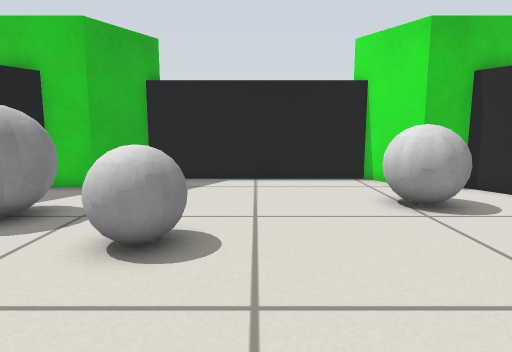
View 1 (above)

16 first-person views from a walk through a robot-simulator world made for Gazebo. The camera is 0.5 m above the floor, tilts 8° down and sees 75° across. The floor is counted in squares, 0.25 m on a side. Each view is taken from the middle of a square. On the plan, view 1 faces up. The plan holds only what a view shows up to about 18 squares ahead; the rest is blank. The place goes on beyond the plan. The robots in the file are not drawn.

View 2
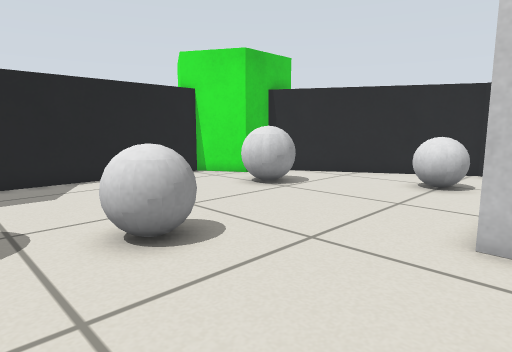

View 3
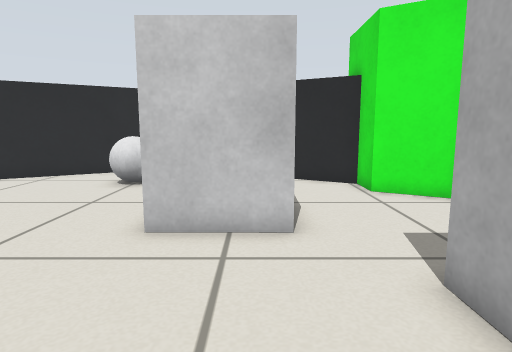

View 4
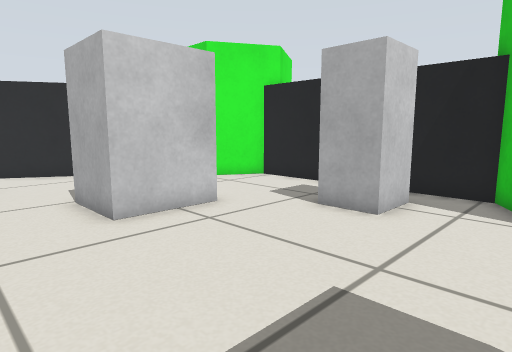

View 5
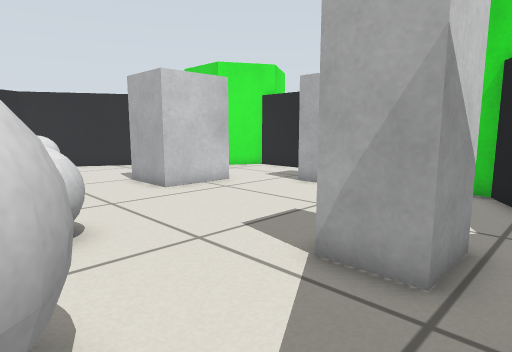

View 6
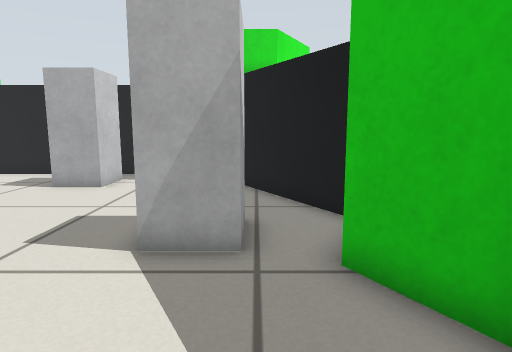

View 7
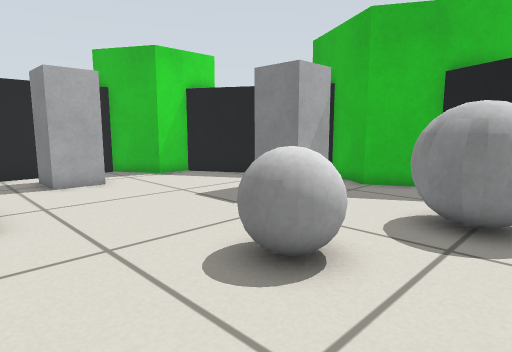

View 8
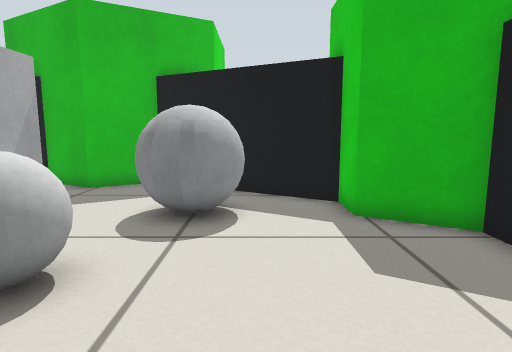

View 9
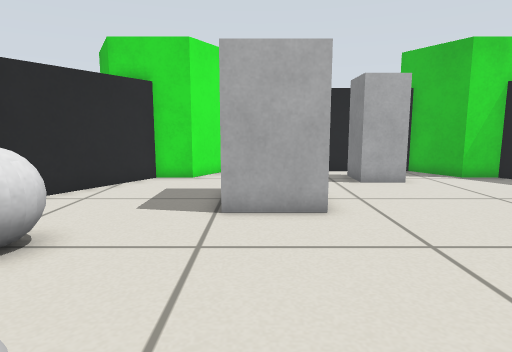

View 10
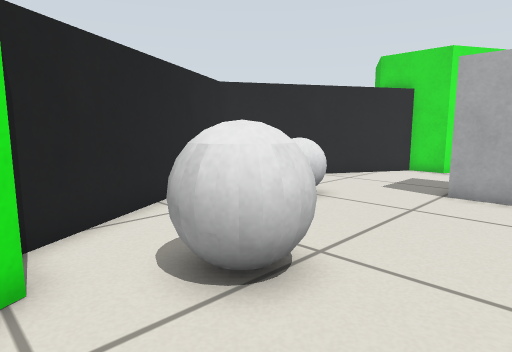

View 11
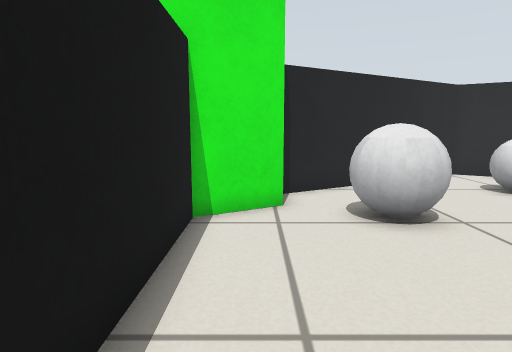

View 12
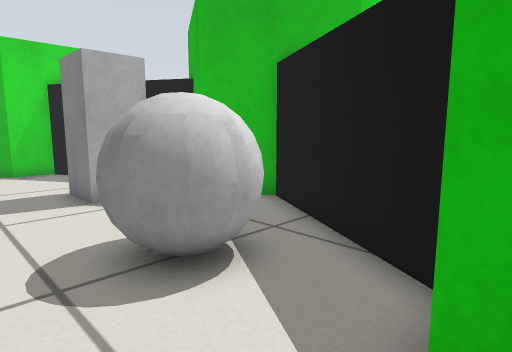

View 13
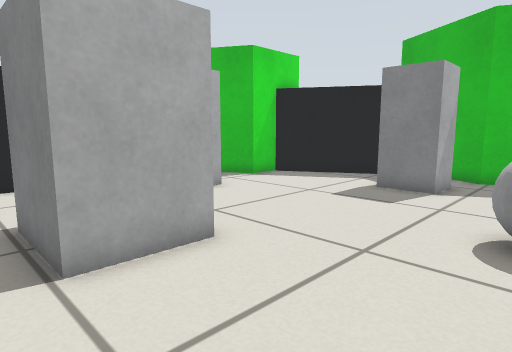

View 14
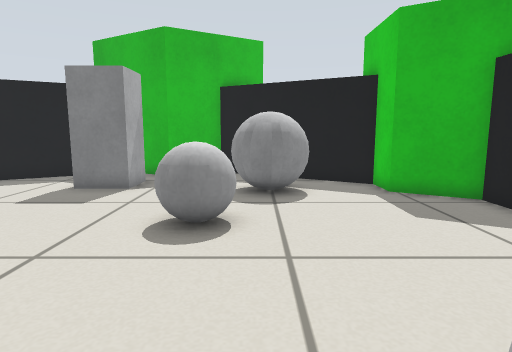

View 15
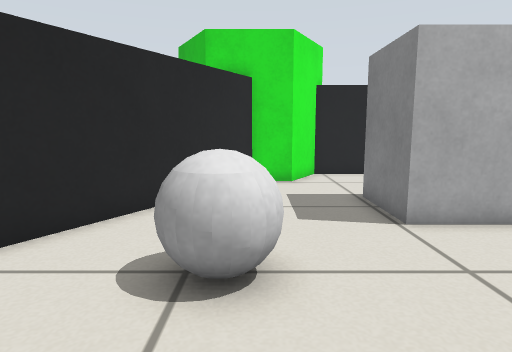

View 16
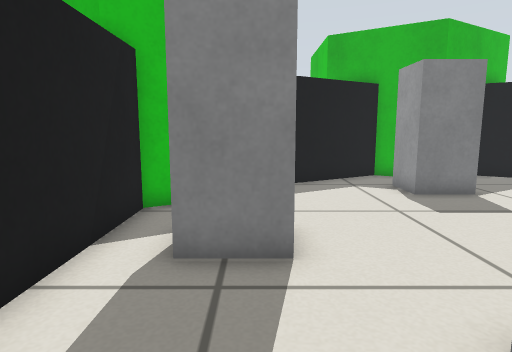

### Floor plan
Key: @ floor where view 1 was taken; # wall or solid block; . floor; B grey ball; G grey box.
Columns run from 10 left of view 1 to 12 right of it. Each row starts with its distance up from view 1.
 14      ###########
 13      #.........#
 12     ##.........##
 11   ###...........###
 10   #...........BB..##
  9  ##.B.........BB...#
  8 ##.BBB........BB...##
  7 #..BBB..............#
  6 #...B..BBB..........##
  5 #......BB............#
  4 #................BB..##
  3 #..GG............BB...#
  2 #.G G................##
  1 #.GGG......GGGG......#
  0 #.........@G  G.....##
 -1 ##.........G  G....##
 -2  #..........GG.....#
 -3  ##...............##
 -4   #....GGG........#
 -5   ####.G G......###
 -6      #.........##
 -7      ###########

Where each view was taken, in squares from view 1:
view 1: 0 up, 0 right, facing up
view 2: 0 up, 5 left, facing up-right
view 3: 1 down, 5 left, facing right
view 4: 4 up, 6 left, facing down-right
view 5: 7 up, 9 left, facing down-right
view 6: 8 up, 8 left, facing down
view 7: 9 up, 2 right, facing down-left
view 8: 9 up, 2 right, facing left
view 9: 9 up, 3 right, facing down
view 10: 12 up, 1 right, facing down-right
view 11: 12 up, 3 left, facing right
view 12: 12 up, 3 left, facing down-left
view 13: 6 up, 5 right, facing down-left
view 14: 7 up, 5 right, facing left
view 15: 8 up, 7 right, facing down
view 16: 4 down, 4 right, facing left
